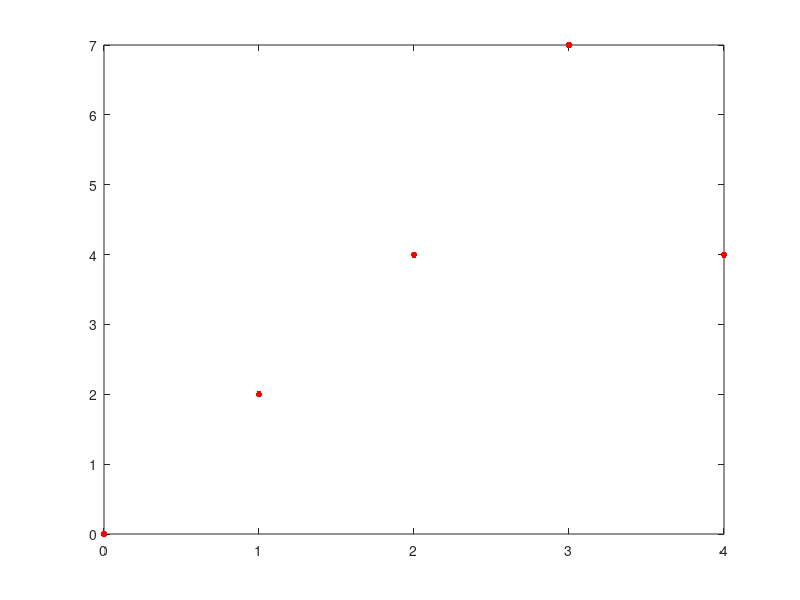

Reproduce this figure in MATLAB.

clc
clear
close all


x=[0,1,2,3,4];
y=[0,2,4,7,4];
yi=2.5;
plot(x,y,'.r','Markersize',15)
interp=interp1(x,y,yi,'spline'); 


x=linspace(0.1,1,7);
y=linspace(1.1,3,10);
[X,Y]=meshgrid(x,y); 

